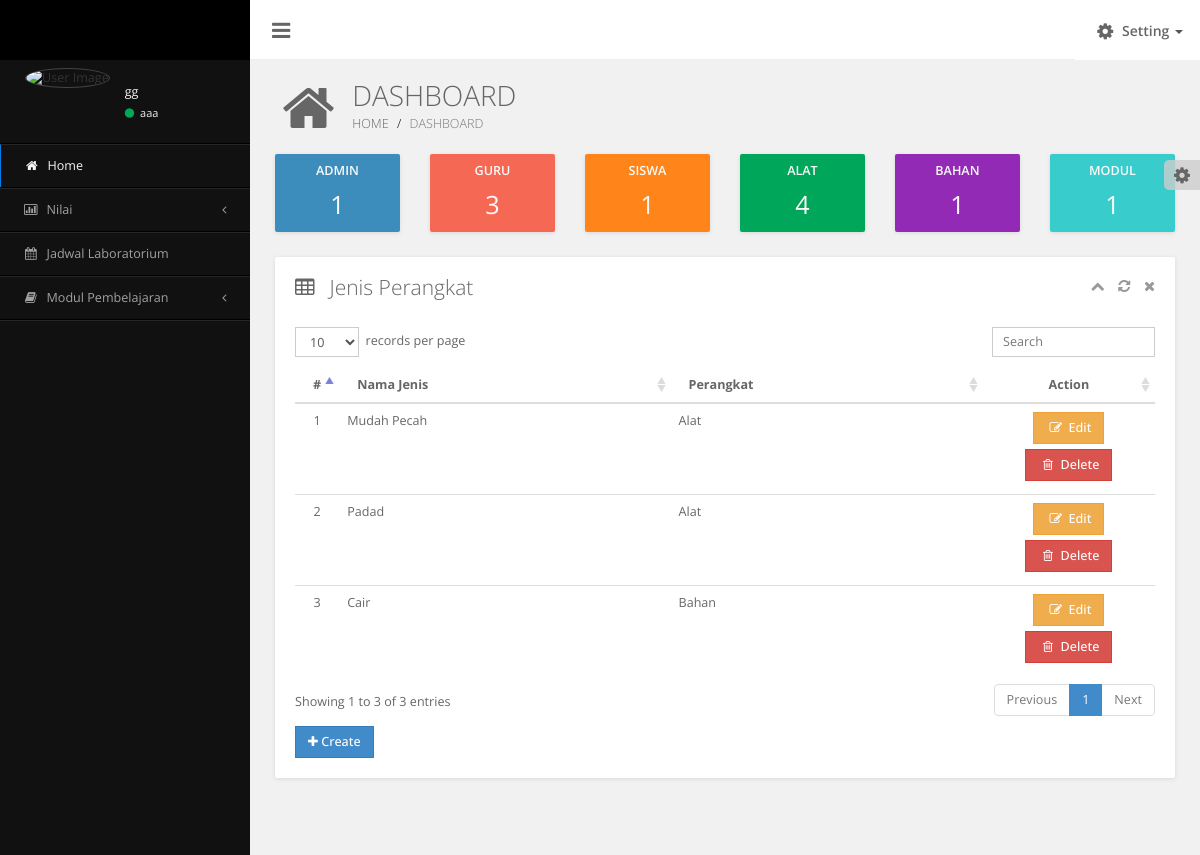
Page /dashboard/index.php?perangkat=jenis (signed in) on the committed database.
### tables this page shows
CREATE TABLE IF NOT EXISTS `jenisperangkat` (
  `jenisperangkat_id` int(11) NOT NULL AUTO_INCREMENT,
  `jenisperangkat_nama` varchar(25) DEFAULT NULL,
  `jenisperangkat_type` varchar(25) DEFAULT NULL,
  PRIMARY KEY (`jenisperangkat_id`)
);

### dashboard/table/jenisperangkat.php (the view)
<div class="row">
	<div class="col-md-12">
		<div class="grid no-border">
			<div class="grid-header">
				<i class="fa fa-table"></i>
				<span class="grid-title">Jenis Perangkat</span>
				<div class="pull-right grid-tools">
					<a data-widget="collapse" title="Collapse"><i class="fa fa-chevron-up"></i></a>
					<a data-widget="reload" title="Reload"><i class="fa fa-refresh"></i></a>
					<a data-widget="remove" title="Remove"><i class="fa fa-times"></i></a>
				</div>
			</div>
			<div class="grid-body">
				<table id="dataTables1" class="table table-hover display" cellspacing="0" width="100%">
					<thead>
						<tr>
							<th width="3%" align="center">#</th>
							<th>Nama Jenis</th>
							<th>Perangkat</th>
							<th width="20%"><center>Action</center></th>
						</tr>
					</thead>
					<tbody>
						<?php
							$no 		=	1;
							$jenis 		=	mysql_query("SELECT * FROM jenisperangkat ");
							while ($data=mysql_fetch_array($jenis)) {
						?>
						<tr>
							<td><center><?php echo $no; ?></center></td>
							<td><?php echo $data['jenisperangkat_nama']; ?></td>
							<td><?php echo $data['jenisperangkat_type']; ?></td>
							<td>
								<center>
									<a href="?jenisperangkat-edit=<?php echo $data['jenisperangkat_id']; ?>" class="btn btn-warning"><span class="fa fa-edit"></span> Edit</a>
									<a href="?jenisperangkat-delete=<?php echo $data['jenisperangkat_id']; ?>" class="btn btn-danger"><span class="fa fa-trash-o"></span> Delete</a>
								</center>
							</td>
						</tr>
						<?php
							$no++;
							}
						?>
					</tbody>
				</table>
				<a href="?perangkat=jenisperangkat-create" class="btn btn-primary"><span class="fa fa-plus"></span> Create</a>
			</div>
		</div>
	</div>
</div>

### dashboard/assets/css/main.css (style rules this page uses)
html, body { overflow-x: hidden !important; font-family: 'Open Sans', sans-serif; min-height: 100%; background: #f1f1f1; }
a { color: #428bca; }
.no-border { border: 0px !important; }
.btn { font-weight: 500; font-size: 1em; border-radius: 0; margin-bottom: 5px; }
.grid { position: relative; width: 100%; background: #fff; color: #666666; border-radius: 2px; margin-bottom: 25px; box-shadow: 0px 1px 4px rgba(0, 0, 0, 0.1); }
.grid .grid-header { position: relative; border-bottom: 1px solid #ddd; padding: 15px 10px 10px 20px; }
.grid .grid-header:before, .grid .grid-header:after { display: table; content: " "; }
.grid .grid-header:after { clear: both; }
.grid .grid-header span, .grid .grid-header > .fa { display: inline-block; margin: 0; font-weight: 300; font-size: 1.5em; float: left; }
.grid .grid-header span { padding: 0 5px; }
.grid .grid-header > .fa { padding: 5px 10px 0 0; }
.grid .grid-header > .grid-tools { padding: 4px 10px; }
.grid .grid-header > .grid-tools a { color: #999999; padding-left: 10px; cursor: pointer; }
.grid .grid-body { padding: 15px 20px 15px 20px; font-size: 0.9em; line-height: 1.9em; }
.grid.no-border > .grid-header { border-bottom: 0px !important; }
.table .fa { width: 1.5em; text-align: center; }

### rows in the picture
jenisperangkat: jenisperangkat_nama "Mudah Pecah", jenisperangkat_type "Alat"
jenisperangkat: jenisperangkat_nama "Padad", jenisperangkat_type "Alat"
jenisperangkat: jenisperangkat_nama "Cair", jenisperangkat_type "Bahan"

### other values in the picture
$_SESSION['name'] "gg"
$_SESSION['username'] "aaa"
$data['total'] "1"
$data['total'] "3"
$data['total'] "4"
